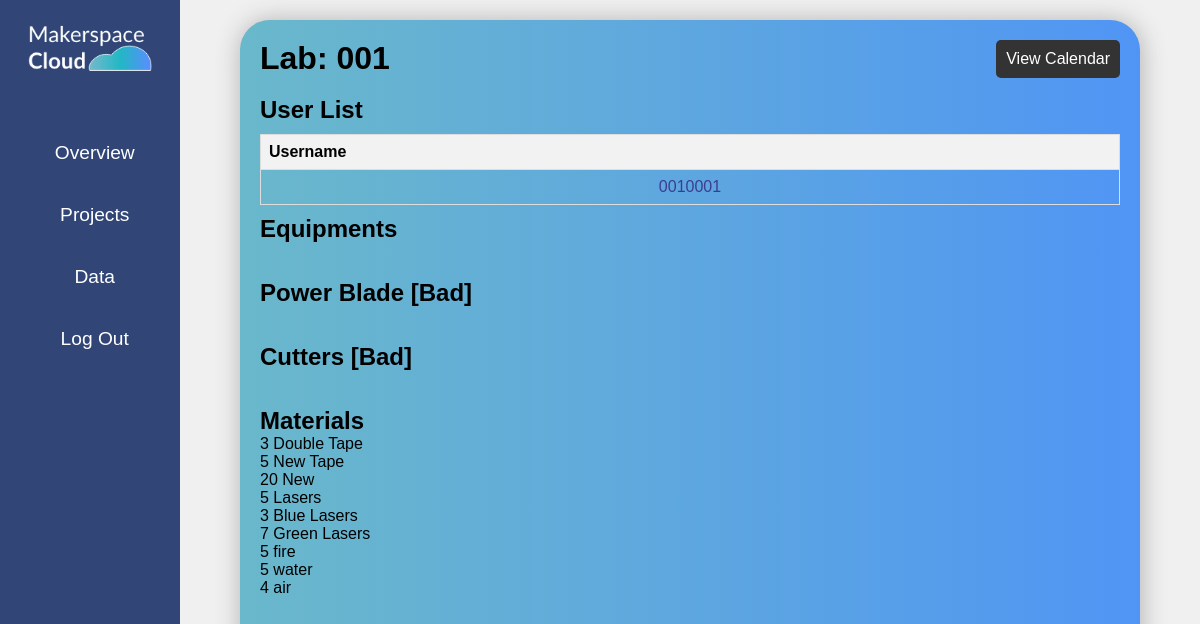
/s_lab_detail/5/ (signed in), run on the app's committed database.
### equ/models.py (models this page shows, shortened)
class Lab(models.Model):
    name = models.CharField(max_length=100)
    lab_admin = models.ForeignKey(
        User,
        limit_choices_to={'groups__name': 'admin'},
        null=True,  # Set the default value to None
        on_delete=models.CASCADE,
        related_name='lab_admin_of'
    )

class Equipment(models.Model):
    CONDITION_CHOICES = [
        ('Excellent', 'Excellent'),
        ('Good', 'Good'),
        ('Poor', 'Poor'),
        ('Bad', 'Bad'),
    ]
    name = models.CharField(max_length=100)
    lab = models.ForeignKey('Lab', on_delete=models.CASCADE, related_name='equipments')
    condition = models.CharField(max_length=20, choices=CONDITION_CHOICES, default='Good')

class Material(models.Model):
    stock = models.IntegerField(null=True,blank=True)
    name = models.CharField(max_length=100)
    category = models.ForeignKey(Category, on_delete=models.CASCADE,blank=True, null=True)

### equ/views.py (the view)
# urls.py: path('s_lab_detail/<int:pk>/', views.s_lab_detail, name='s_lab_detail'),
@login_required
@superadmin_required
def s_lab_detail(request,pk):
    lab = get_object_or_404(Lab,pk=pk)
    users = User.objects.filter(profile__lab=lab)
    equipment = Equipment.objects.filter(lab=lab)
    materials = Material.objects.filter(category__lab=lab)
    context = {'users': users, 'equipments':equipment,'lab':lab,'materials':materials}
    return render(request, 'equ/s_lab_detail.html',context)

### equ/views.py (called while the page is built)
def superadmin_required(function):
    decorator = user_passes_test(lambda user: user.groups.filter(name='superadmin').exists())
    return decorator(function)

### equ/templates/equ/s_lab_detail.html
{% extends "equ/s_base.html" %}
{% block content %}
<div class="labs">
<div class="cln_btn">
  <h1>Lab: {{lab.name}}</h1>
  <a href="{% url 'c_list_superadmin' lab.pk %}" class="btn btn-primary">View Calendar</a></div>
<br>
<div class="members">
  <h2>User List</h2>
<table class="user-table">
  <thead>
    <tr>
      <th>Username</th>
    </tr>
  </thead>
  <tbody>
    {% for user in users %}
      <tr>
        <td><a href="{% url 's_member_detail' user.pk %}">{{ user.username }}</a></td>
      </tr>
    {% endfor %}
  </tbody>
</table>
<h2>Equipments</h2>
  <ul class="equipment_list">
    {% for equipment in equipments %}
    <br><br>
      <h2>{{ equipment.name }} [{{ equipment.condition}}]</h2>
    {% endfor %}
    <br>
    <br>
  <h2>Materials</h2>
    <ul class="equipment_list">
      {% for material in materials %}
        <li>{{material.stock}} {{ material.name }} </li>
      {% endfor %}
      </ul>
</div>
</div>
{% endblock content %}

### static/css/style.css (style rules this page uses)
:root { --primary:#314677; --secondary:rgb(97, 97, 131); }
* { box-sizing: border-box; margin: 0; padding: 0; font-family: Arial, Helvetica, sans-serif; }
ul { list-style: none; }
.content table { width: 100%; }
.content table, .content tr, .content th, .content td { border: 1px solid black; border-collapse: collapse; }
.content th, .content td { padding: 10px; text-align: center; }
.btn { display: inline-block; padding: 8px 15px; background-color: rgb(65, 65, 100); color: #fff; text-decoration:none; border-radius: 5px; }
.btn { display: block; width: max-content; padding: 10px; background-color: #333; color: #fff; text-decoration: none; border: none; border-radius: 5px; cursor: pointer; }
.members { width: 100%; }
.user-table { width: 100%; border-collapse: collapse; margin: 10px 0; color:black; }
.user-table a { text-decoration: none; color: #3d3d90; }
.user-table th, .user-table td { padding: 8px; border: 1px solid #ddd; }
.user-table th { background-color: #f2f2f2; text-align: left; }
.labs { width: 100%; height: 100%; }
.cln_btn a { width: max-content; }
.cln_btn { width: 100%; display: flex; justify-content: space-between; }

### data on the page
Lab: name "001"
Equipment: name "Power Blade", condition "Bad"
Equipment: name "Cutters", condition "Bad"
Material: stock "3", name "Double Tape"
Material: stock "5", name "New Tape"
Material: stock "20", name "New"
Material: stock "5", name "Lasers"
Material: stock "3", name "Blue Lasers"
Material: stock "7", name "Green Lasers"
Material: stock "5", name "fire"
Material: stock "5", name "water"
Material: stock "4", name "air"

### other printed values
{{ user.username }} "0010001"
